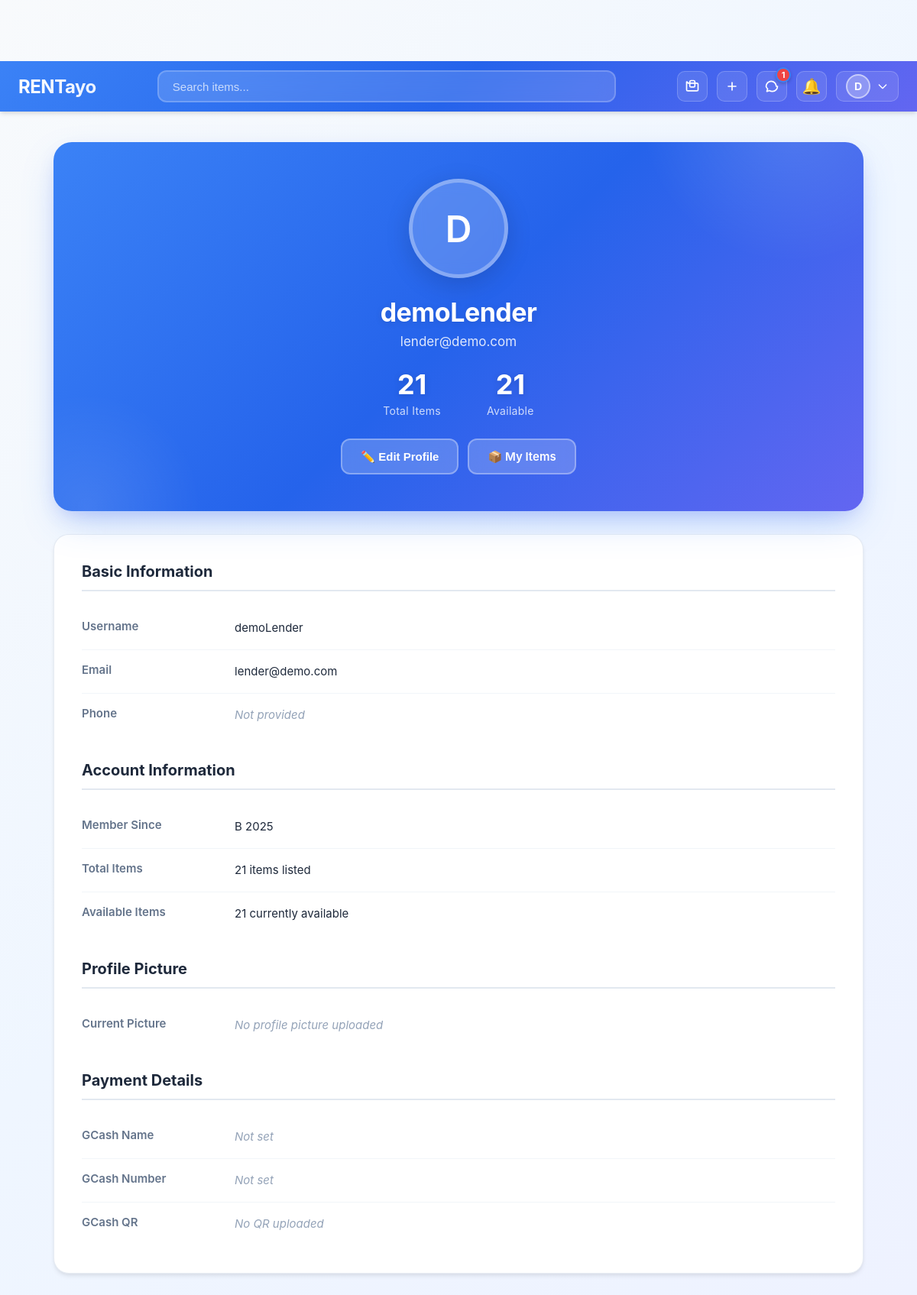
The app's page /profile.php (signed in) with its own data.
### tables this page shows
CREATE TABLE `users` (
  `ID` int(11) NOT NULL,
  `username` varchar(50) NOT NULL,
  `password` varchar(255) NOT NULL,
  `email` varchar(100) NOT NULL,
  `phone_number` varchar(20) DEFAULT NULL,
  `profile_picture_url` varchar(255) DEFAULT NULL,
  `location_latitude` decimal(10,8) DEFAULT NULL,
  `location_longitude` decimal(11,8) DEFAULT NULL,
  `created_at` timestamp NOT NULL DEFAULT current_timestamp()
);

### profile.php (the view, shortened to what this page needs)
<?php
include 'connections.php';
$logged_in_id    = (int)$_SESSION["ID"];
$profile_user_id = isset($_GET['user_id']) ? (int)$_GET['user_id'] : $logged_in_id;
$isOwner = ($logged_in_id === $profile_user_id);
function normalizeProfilePath($raw) {
  $raw = trim((string)$raw);
  if ($raw === '' || strtoupper($raw) === 'NULL') return '';
  $norm = str_replace('\\', '/', $raw);
  $filename = basename($norm);
  return $filename ? 'uploads/' . $filename : '';
}
$user_stmt = mysqli_prepare($connections, "SELECT ID, username, email, phone_number, profile_picture_url, created_at FROM users WHERE ID = ? LIMIT 1");
mysqli_stmt_bind_param($user_stmt, "i", $profile_user_id);
mysqli_stmt_execute($user_stmt);
$user_result = mysqli_stmt_get_result($user_stmt);
$user_data = mysqli_fetch_assoc($user_result);
$user_data['username']            = $user_data['username'] ?? '';
$user_data['email']               = $user_data['email'] ?? '';
$user_data['phone_number']        = $user_data['phone_number'] ?? '';
$user_data['profile_picture_url'] = normalizeProfilePath($user_data['profile_picture_url'] ?? '');
$display_profile_url              = $user_data['profile_picture_url'] ? toWebUrl($user_data['profile_picture_url']) : '';
$stats = ['total_items' => 0, 'available_items' => 0, 'member_since' => 'Unknown'];
if ($st = mysqli_prepare($connections, "SELECT COUNT(*) FROM Items WHERE lender_id = ?")) {
  mysqli_stmt_bind_param($st, "i", $profile_user_id);
  mysqli_stmt_execute($st);
  $rs = mysqli_stmt_get_result($st);
  $stats['total_items'] = (int)($rs ? mysqli_fetch_row($rs)[0] : 0);
  $stats['available_items'] = $stats['total_items'];
}
if ($st = mysqli_prepare($connections, "SELECT DATE_FORMAT(created_at, '%B %Y') FROM users WHERE ID = ? LIMIT 1")) {
  mysqli_stmt_bind_param($st, "i", $profile_user_id);
  mysqli_stmt_execute($st);
  $rs = mysqli_stmt_get_result($st);
  $row = $rs ? mysqli_fetch_row($rs) : null;
  $stats['member_since'] = $row && $row[0] ? $row[0] : 'Unknown';
}
$payment = ['gcash_name'=>'','gcash_number'=>'','gcash_qr'=>''];
?>
<!DOCTYPE html>
<html lang="en">
<head>
  <link href="styles/style.css" rel="stylesheet">
</head>
<body>
<?php include("navbar.php"); ?>
<div class="profile-container">
  <div class="profile-header">
    <div class="profile-avatar-large">
      <?php if (!empty($display_profile_url)): ?>
        <img src="<?php echo htmlspecialchars($display_profile_url); ?>" alt="Profile Picture">
      <?php else: ?>
        <div style="font-size:48px;font-weight:600;color:#fff"><?php echo strtoupper(substr($user_data['username'] ?: 'U', 0, 1)); ?></div>
      <?php endif; ?>
    </div>
    <div class="profile-name"><?php echo htmlspecialchars($user_data['username'] ?: 'User'); ?></div>
    <div class="profile-email"><?php echo $isOwner ? htmlspecialchars($user_data['email'] ?: '') : ''; ?></div>
    <div class="profile-stats">
      <div class="stat-item"><div class="stat-number"><?php echo $stats['total_items']; ?></div><div class="stat-label">Total Items</div></div>
      <div class="stat-item"><div class="stat-number"><?php echo $stats['available_items']; ?></div><div class="stat-label">Available</div></div>
    </div>
    <div class="profile-actions">
      <?php if ($isOwner): ?>
        <button onclick="toggleEditMode()" class="btn-edit" id="editBtn">✏️ Edit Profile</button>
        <a href="my_items.php" class="btn-edit">📦 My Items</a>
      <?php else: ?>
        <a href="chat.php?user_id=<?php echo (int)$profile_user_id; ?>" class="btn-edit">💬 Message</a>
        <button class="btn-danger" onclick="openReport()">Report</button>
      <?php endif; ?>
    </div>
  </div>
  <?php if ($isOwner): ?>
  <div class="profile-details-container" id="detailsView">
    <div class="details-section">
      <h3>Basic Information</h3>
      <div class="detail-item"><div class="detail-label">Username</div><div class="detail-value"><?php echo $user_data['username'] ? htmlspecialchars($user_data['username']) : '<span class="empty-value">Not provided</span>'; ?></div></div>
      <div class="detail-item"><div class="detail-label">Email</div><div class="detail-value"><?php echo $user_data['email'] ? htmlspecialchars($user_data['email']) : '<span class="empty-value">Not provided</span>'; ?></div></div>
      <div class="detail-item"><div class="detail-label">Phone</div><div class="detail-value"><?php echo $user_data['phone_number'] ? htmlspecialchars($user_data['phone_number']) : '<span class="empty-value">Not provided</span>'; ?></div></div>
    </div>
    <div class="details-section">
      <h3>Account Information</h3>
      <div class="detail-item"><div class="detail-label">Member Since</div><div class="detail-value"><?php echo htmlspecialchars($stats['member_since']); ?></div></div>
      <div class="detail-item"><div class="detail-label">Total Items</div><div class="detail-value"><?php echo $stats['total_items']; ?> items listed</div></div>
      <div class="detail-item"><div class="detail-label">Available Items</div><div class="detail-value"><?php echo $stats['available_items']; ?> currently available</div></div>
    </div>
    <div class="details-section">
      <h3>Profile Picture</h3>
      <div class="detail-item">
        <div class="detail-label">Current Picture</div>
        <div class="detail-value">
          <?php if (!empty($display_profile_url)): ?>
            <img src="<?php echo htmlspecialchars($display_profile_url); ?>" alt="Profile Picture" style="max-width:120px;max-height:120px;border-radius:8px;border:2px solid #e5e7eb;object-fit:cover">
          <?php else: ?>
            <span class="empty-value">No profile picture uploaded</span>
          <?php endif; ?>
        </div>
      </div>
    </div>
    <div class="details-section">
      <h3>Payment Details</h3>
      <div class="detail-item">
        <div class="detail-label">GCash Name</div>
        <div class="detail-value"><?php echo $payment['gcash_name'] ? htmlspecialchars($payment['gcash_name']) : '<span class="empty-value">Not set</span>'; ?></div>
      </div>
      <div class="detail-item">
        <div class="detail-label">GCash Number</div>
        <div class="detail-value"><?php echo $payment['gcash_number'] ? htmlspecialchars($payment['gcash_number']) : '<span class="empty-value">Not set</span>'; ?></div>
      </div>
      <div class="detail-item">
        <div class="detail-label">GCash QR</div>
        <div class="detail-value">
          <?php if (!empty($payment['gcash_qr'])): ?>
            <img src="<?php echo htmlspecialchars(toWebUrl($payment['gcash_qr'])); ?>" alt="GCash QR" style="max-width:160px;border:1px solid #e5e7eb;border-radius:8px">
          <?php else: ?>
            <span class="empty-value">No QR uploaded</span>
          <?php endif; ?>
        </div>
      </div>
    </div>
  </div>
  <?php endif; ?>
</div>
</body>
</html>

### navbar.php (shortened to what this page needs)
<?php
$user_name = "Guest";
$profile_picture = "";
$unread_count = 0;
if (!empty($_SESSION["ID"])) {
    $user_id = (int)$_SESSION["ID"];
    if (isset($connections)) {
        if ($rs = @mysqli_query($connections, "SELECT username, profile_picture_url FROM users WHERE ID = {$user_id} LIMIT 1")) {
            if ($row = mysqli_fetch_assoc($rs)) {
                $user_name = $row['username'] ?: "User";
            }
        }
        if ($rs = @mysqli_query($connections, "SELECT COUNT(*) AS c FROM messages WHERE receiver_id = {$user_id} AND is_read = 0")) {
            if ($row = mysqli_fetch_assoc($rs)) {
                $unread_count = (int)$row['c'];
            }
        }
    }
}
?>
<div class="navbar">
  <div class="left">
    <div class="logo">
      <a href="index.php" class="logo-link">
        <span class="logo-text">RENTayo</span>
      </a>
    </div>
  </div>
  <div class="center">
    <div class="search-container">
      <form method="GET" action="index.php">
        <input
          type="text"
          name="search"
          placeholder="Search items..."
          value="<?php echo isset($_GET['search']) ? htmlspecialchars($_GET['search']) : ''; ?>"
          autocomplete="off"
        >
      </form>
    </div>
  </div>
  <div class="right">
    <a
      href="index.php"
      class="nav-link <?php echo basename($_SERVER['PHP_SELF']) == 'index.php' ? 'active' : ''; ?>"
      title="Browse Items"
    >
    </a>
    <a
      href="add_item.php"
      class="nav-link <?php echo basename($_SERVER['PHP_SELF']) == 'add_item.php' ? 'active' : ''; ?>"
      title="Add Item"
    >
      <svg class="nav-icon" fill="none" stroke="currentColor" viewBox="0 0 24 24">
        <path stroke-linecap="round" stroke-linejoin="round" stroke-width="2" d="M12 6v6m0 0v6m0-6h6m-6 0H6"></path>
      </svg>
    </a>
    <a
      href="messaging.php"
      class="message-btn <?php echo (basename($_SERVER['PHP_SELF']) == 'messaging.php' || basename($_SERVER['PHP_SELF']) == 'chat.php') ? 'active' : ''; ?>"
      title="Messages"
    >
      <svg fill="none" stroke="currentColor" viewBox="0 0 24 24">
        <path stroke-linecap="round" stroke-linejoin="round" stroke-width="2" d="M21 12c0 4.418-3.582 8-8 8a9.863 9.863 0 01-4.906-1.294l-3.57 1.294a.25.25 0 01-.331-.331l1.294-3.57A9.863 9.863 0 013 12c0-4.418 3.582-8 8-8s8 3.582 8 8z"></path>
      </svg>
      <?php if ($unread_count > 0): ?>
        <span class="notification-badge" id="msgBadge"><?php echo $unread_count > 99 ? '99+' : $unread_count; ?></span>
      <?php else: ?>
        <span class="notification-badge" id="msgBadge" hidden>0</span>
      <?php endif; ?>
    </a>
    <div class="notif-container">
      <button class="notif-bell" id="notifBell" type="button" aria-label="Notifications" title="Notifications">
        <span class="bell-icon">🔔</span>
      </button>
    </div>
    <div class="profile-dropdown">
      <button class="profile-btn" type="button" id="profileBtn" aria-label="Profile menu">
        <div class="profile-avatar">
          <?php if (!empty($profile_picture)): ?>
            <img
              src="<?php echo htmlspecialchars($profile_picture); ?>"
              alt="Profile"
              class="profile-pic"
              onerror="this.remove(); this.insertAdjacentHTML('afterend','<div class=&quot;profile-pic-default&quot;><?php echo strtoupper(substr($user_name, 0, 1)); ?></div>');"
            >
          <?php else: ?>
            <div class="profile-pic-default"><?php echo strtoupper(substr($user_name, 0, 1)); ?></div>
          <?php endif; ?>
        </div>
        <svg class="dropdown-arrow" fill="none" stroke="currentColor" viewBox="0 0 24 24">
          <path stroke-linecap="round" stroke-linejoin="round" stroke-width="2" d="M19 9l-7 7-7-7"></path>
        </svg>
      </button>
    </div>
  </div>
</div>

### styles/style.css (style rules this page uses)
body { margin: 0; font-family: 'Poppins', -apple-system, BlinkMacSystemFont, 'Segoe UI', Roboto, sans-serif; background: #f8fafc; color: #1e293b; overflow-x: hidden; }

### profile.php (style rules this page uses)
* { margin: 0; padding: 0; box-sizing: border-box; }
body { margin-top: 80px; background: linear-gradient(135deg, #f8fafc 0%, #eff6ff 50%, #eef2ff 100%); font-family: -apple-system, BlinkMacSystemFont, 'Segoe UI', 'Roboto', 'Oxygen', 'Ubuntu', 'Cantarell', sans-serif; color: #1e293b; min-height: 100vh; }
.profile-container { max-width: 1100px; margin: 40px auto; padding: 0 20px; }
.profile-header { position: relative; background: linear-gradient(135deg, #3b82f6 0%, #2563eb 50%, #6366f1 100%); color: #fff; padding: 48px 40px; border-radius: 24px; text-align: center; margin-bottom: 30px; box-shadow: 0 20px 50px -12px rgba(59, 130, 246, 0.35), 0 10px 25px -8px rgba(99, 102, 241, 0.25); overflow: hidden; }
.profile-header::before { content: ''; position: absolute; top: -50%; right: -10%; width: 400px; height: 400px; background: radial-gradient(circle, rgba(255,255,255,0.15) 0%, transparent 70%); border-radius: 50%; pointer-events: none; }
.profile-header::after { content: ''; position: absolute; bottom: -30%; left: -10%; width: 300px; height: 300px; background: radial-gradient(circle, rgba(255,255,255,0.1) 0%, transparent 70%); border-radius: 50%; pointer-events: none; }
.profile-avatar-large { width: 130px; height: 130px; border-radius: 50%; margin: 0 auto 24px; border: 5px solid rgba(255, 255, 255, 0.3); overflow: hidden; display: flex; align-items: center; justify-content: center; background: rgba(255, 255, 255, 0.2); backdrop-filter: blur(10px); box-shadow: 0 8px 32px rgba(0, 0, 0, 0.15); position: relative; z-index: 1; }
.profile-name { font-size: 34px; font-weight: 700; margin-bottom: 8px; letter-spacing: -0.5px; position: relative; z-index: 1; text-shadow: 0 2px 10px rgba(0, 0, 0, 0.1); }
.profile-email { font-size: 17px; opacity: 0.95; margin-bottom: 28px; color: rgba(255, 255, 255, 0.9); position: relative; z-index: 1; }
.profile-stats { display: flex; justify-content: center; gap: 60px; margin-bottom: 28px; position: relative; z-index: 1; }
.stat-item { text-align: center; }
.stat-number { font-size: 36px; font-weight: 700; line-height: 1; margin-bottom: 8px; text-shadow: 0 2px 8px rgba(0, 0, 0, 0.15); }
.stat-label { font-size: 14px; opacity: 0.9; color: rgba(255, 255, 255, 0.85); letter-spacing: 0.3px; }
.profile-actions { display: flex; justify-content: center; gap: 12px; flex-wrap: wrap; position: relative; z-index: 1; }
.btn-edit { background: rgba(255, 255, 255, 0.2); color: #fff; padding: 12px 24px; border: 2px solid rgba(255, 255, 255, 0.3); border-radius: 12px; cursor: pointer; font-weight: 600; font-size: 15px; text-decoration: none; display: inline-flex; align-items: center; gap: 8px; transition: all 0.3s ease; backdrop-filter: blur(10px); }
.profile-details-container, .profile-form-container { background: #fff; padding: 36px; border-radius: 20px; box-shadow: 0 4px 6px -1px rgba(0, 0, 0, 0.08), 0 2px 4px -1px rgba(0, 0, 0, 0.04); margin-bottom: 24px; border: 1px solid rgba(226, 232, 240, 0.8); }
.details-section { margin-bottom: 32px; }
.details-section:last-child { margin-bottom: 0; }
.details-section h3 { margin-bottom: 20px; font-size: 20px; font-weight: 700; color: #1e293b; padding-bottom: 12px; border-bottom: 2px solid #e2e8f0; }
.detail-item { display: grid; grid-template-columns: 180px 1fr; gap: 20px; padding: 16px 0; border-bottom: 1px solid #f1f5f9; align-items: start; }
.detail-item:last-child { border-bottom: 0; }
.detail-label { font-weight: 600; color: #64748b; font-size: 15px; }
.detail-value { color: #1e293b; font-size: 15px; line-height: 1.6; }
.empty-value { color: #94a3b8; font-style: italic; }
html { scroll-behavior: smooth; }

### records on screen
users: username "D", username "demoLender", email "lender@demo.com"

### other values on screen
$unread_count "1"
$stats['total_items'] "21"
$stats['available_items'] "21"
$stats['member_since'] "B 2025"
